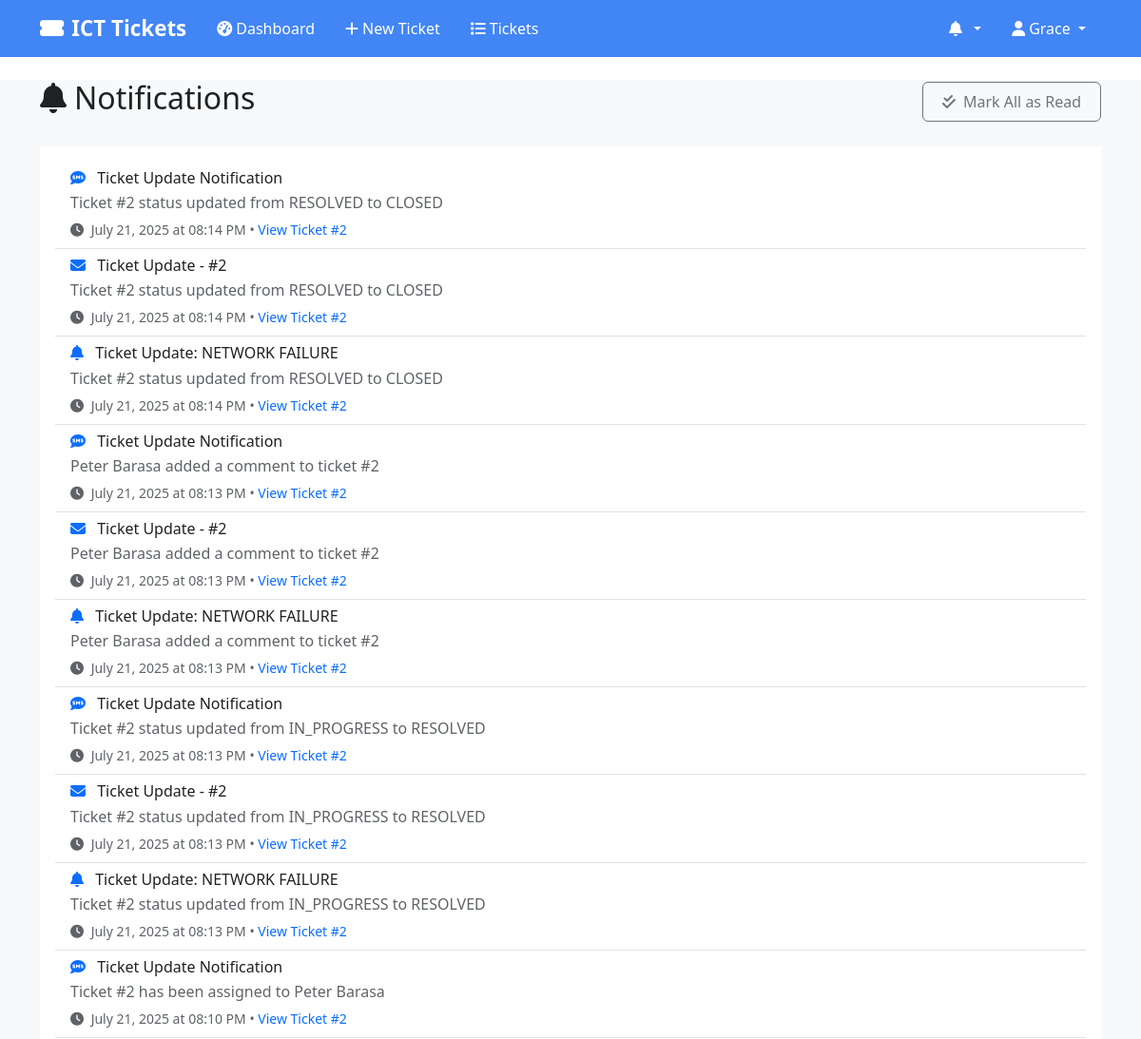
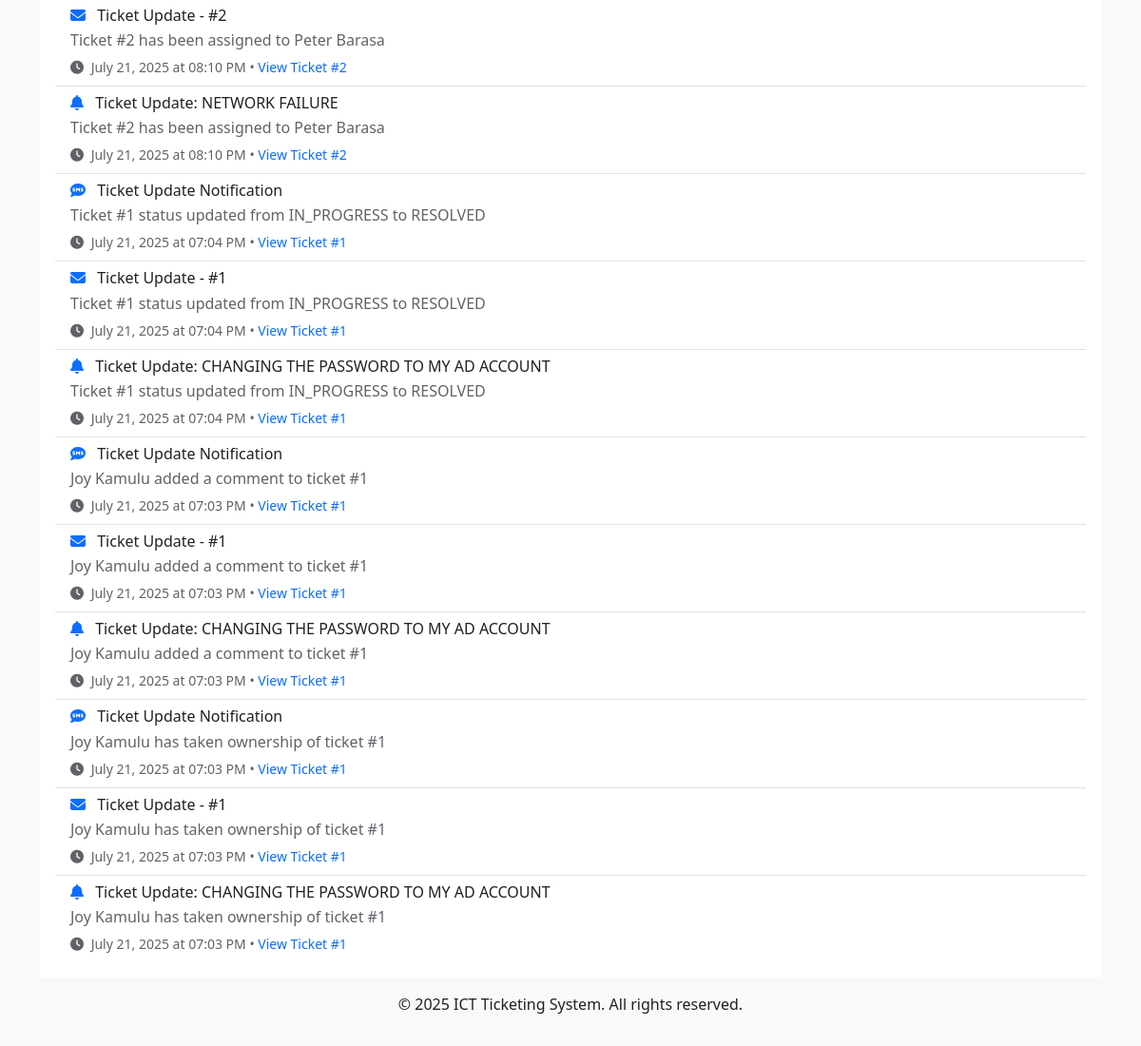
Page /notifications (signed in) on the committed database (2 pictures, top to bottom).
### models.py (models this page shows, shortened)
class User(UserMixin, db.Model):
    __tablename__ = 'users'
    id = db.Column(db.Integer, primary_key=True)
    username = db.Column(db.String(80), unique=True, nullable=False)
    email = db.Column(db.String(120), unique=True, nullable=False)
    phone = db.Column(db.String(20), nullable=True)
    password_hash = db.Column(db.String(256), nullable=False)
    first_name = db.Column(db.String(50), nullable=False)
    last_name = db.Column(db.String(50), nullable=False)
    role = db.Column(db.String(20), nullable=False)  # 'user', 'tech', 'admin'
    department_id = db.Column(db.Integer, db.ForeignKey('departments.id'), nullable=True)
    is_active = db.Column(db.Boolean, default=True)
    created_at = db.Column(db.DateTime, default=datetime.utcnow)
    updated_at = db.Column(db.DateTime, default=datetime.utcnow, onupdate=datetime.utcnow)
    department = db.relationship('Department', backref='users')
    created_tickets = db.relationship('Ticket', foreign_keys='Ticket.created_by_id', backref='creator')
    @property
    def full_name(self):
        return f"{self.first_name} {self.last_name}"

class Notification(db.Model):
    __tablename__ = 'notifications'
    id = db.Column(db.Integer, primary_key=True)
    user_id = db.Column(db.Integer, db.ForeignKey('users.id'), nullable=False)
    ticket_id = db.Column(db.Integer, db.ForeignKey('tickets.id'), nullable=True)
    title = db.Column(db.String(200), nullable=False)
    message = db.Column(db.Text, nullable=False)
    is_read = db.Column(db.Boolean, default=False)
    notification_type = db.Column(db.String(20), nullable=False)  # 'EMAIL', 'SMS', 'SYSTEM'
    sent_at = db.Column(db.DateTime, nullable=True)
    created_at = db.Column(db.DateTime, default=datetime.utcnow)
    user = db.relationship('User', backref='notifications')

### routes.py (the view)
@app.route('/notifications')
@login_required
def list_notifications():
    notifications = Notification.query.filter_by(user_id=current_user.id)\
        .order_by(Notification.created_at.desc()).all()
    return render_template('notifications.html', notifications=notifications)

### app.py (called while the page is built)
@login_manager.user_loader
def load_user(user_id):
    from models import User
    return User.query.get(int(user_id))

### templates/notifications.html (shortened to what this page needs)
{% extends "base.html" %}
{% block content %}
<div class="container">
    <div class="row">
        <div class="col-12">
            <div class="d-flex justify-content-between align-items-center mb-4">
                <h2><i class="fas fa-bell me-2"></i>Notifications</h2>
                <button class="btn btn-outline-secondary" onclick="markAllAsRead()">
                    <i class="fas fa-check-double me-2"></i>Mark All as Read
                </button>
            </div>
        </div>
    </div>
    <div class="row">
        <div class="col-12">
            <div class="card">
                <div class="card-body">
                    {% if notifications %}
                    <div class="list-group list-group-flush">
                        {% for notification in notifications %}
                        <div class="list-group-item {% if not notification.is_read %}list-group-item-light border-start border-primary border-3{% endif %}">
                            <div class="d-flex justify-content-between align-items-start">
                                <div class="flex-grow-1">
                                    <h6 class="mb-1 {% if not notification.is_read %}fw-bold{% endif %}">
                                        <i class="fas fa-{% if notification.notification_type == 'EMAIL' %}envelope{% elif notification.notification_type == 'SMS' %}sms{% else %}bell{% endif %} me-2 text-primary"></i>
                                        {{ notification.title }}
                                    </h6>
                                    <p class="mb-1 text-muted">{{ notification.message }}</p>
                                    <small class="text-muted">
                                        <i class="fas fa-clock me-1"></i>
                                        {{ notification.created_at.strftime('%B %d, %Y at %I:%M %p') }}
                                        {% if notification.ticket_id %}
                                        • <a href="{{ url_for('view_ticket', ticket_id=notification.ticket_id) }}" class="text-decoration-none">
                                            View Ticket #{{ notification.ticket_id }}
                                        </a>
                                        {% endif %}
                                    </small>
                                </div>
                            </div>
                        </div>
                        {% endfor %}
                    </div>
                    {% else %}
                    <div class="text-center py-5">
                        <i class="fas fa-bell-slash fs-1 text-muted mb-3"></i>
                        <h5 class="text-muted">No notifications</h5>
                        <p class="text-muted">You're all caught up! New notifications will appear here.</p>
                    </div>
                    {% endif %}
                </div>
            </div>
        </div>
    </div>
</div>
{% endblock %}

### templates/base.html (shortened to what this page needs)
<!DOCTYPE html>
<html lang="en">
<head>
    <link href="https://cdn.jsdelivr.net/npm/bootstrap@5.3.0/dist/css/bootstrap.min.css" rel="stylesheet">
    <link href="https://cdnjs.cloudflare.com/ajax/libs/font-awesome/6.4.0/css/all.min.css" rel="stylesheet">
    <link href="{{ url_for('static', filename='css/style.css') }}" rel="stylesheet">
</head>
<body>
    <nav class="navbar navbar-expand-lg shadow-sm" style="background-color: #4285f4 !important;">
        <div class="container" style="background-color: #4285f4;">
            <a class="navbar-brand" href="{{ url_for('dashboard' if current_user.is_authenticated else 'index') }}" style="color: #ffffff !important; font-weight: 600;">
                <i class="fas fa-ticket-alt me-2"></i>ICT Tickets
            </a>
            {% if current_user.is_authenticated %}
            <div class="collapse navbar-collapse" id="navbarNav">
                <ul class="navbar-nav me-auto">
                    <li class="nav-item">
                        <a class="nav-link" href="{{ url_for('dashboard') }}" style="color: #ffffff !important; font-weight: 500;">
                            <i class="fas fa-tachometer-alt me-1"></i>Dashboard
                        </a>
                    </li>
                    {% if current_user.role in ['user', 'admin'] %}
                    <li class="nav-item">
                        <a class="nav-link" href="{{ url_for('create_ticket') }}" style="color: #ffffff !important; font-weight: 500;">
                            <i class="fas fa-plus me-1"></i>New Ticket
                        </a>
                    </li>
                    {% endif %}
                    <li class="nav-item">
                        <a class="nav-link" href="{{ url_for('list_tickets') }}" style="color: #ffffff !important; font-weight: 500;">
                            <i class="fas fa-list me-1"></i>Tickets
                        </a>
                    </li>
                </ul>
                <ul class="navbar-nav">
                    <li class="nav-item dropdown">
                        <a class="nav-link dropdown-toggle" href="#" role="button" data-bs-toggle="dropdown" style="color: #ffffff !important; font-weight: 500;">
                            <i class="fas fa-bell me-1"></i>
                            {% set unread_count = 0 %}
                            {% if current_user.notifications is defined and current_user.notifications %}
                                {% set unread_count = current_user.notifications|selectattr('is_read', 'equalto', False)|list|length %}
                            {% endif %}
                        </a>
                            {% set recent_notifications = [] %}
                            {% if current_user.notifications is defined and current_user.notifications %}
                                {% set recent_notifications = current_user.notifications[:5] %}
                            {% endif %}
                    </li>
                    <li class="nav-item dropdown">
                        <a class="nav-link dropdown-toggle" href="#" role="button" data-bs-toggle="dropdown" style="color: #ffffff !important; font-weight: 500;">
                            <i class="fas fa-user me-1"></i>{{ current_user.first_name }}
                        </a>
                    </li>
                </ul>
            </div>
            {% endif %}
        </div>
    </nav>
    <main class="container-fluid mt-4">
        {% block content %}{% endblock %}
    </main>
    <footer class="bg-light text-center text-muted py-3 mt-5">
        <div class="container">
            <p>&copy; 2025 ICT Ticketing System. All rights reserved.</p>
        </div>
    </footer>
</body>
</html>

### static/css/style.css (style rules this page uses)
:root { --primary-color: #0d6efd; --secondary-color: #6c757d; --success-color: #198754; --info-color: #0dcaf0; --warning-color: #ffc107; --danger-color: #dc3545; --light-color: #f8f9fa; --dark-color: #212529; }
body { font-family: 'Segoe UI', Tahoma, Geneva, Verdana, sans-serif; background-color: #ffffff; color: #212529; }
.container, .container-fluid { background-color: #f8f9fa !important; color: #202124 !important; }
.card { background-color: #ffffff !important; color: #202124 !important; border: 1px solid #dadce0; }
.card-body { background-color: #ffffff !important; color: #202124 !important; }
h1, h2, h3, h4, h5, h6 { color: #202124 !important; }
p, span, div { color: #202124 !important; }
.text-muted { color: #5f6368 !important; }
.card { background-color: #ffffff !important; color: #202124; }
.card-body { background-color: #ffffff !important; }
.card { border: 1px solid #e8eaed; border-radius: 8px; box-shadow: 0 1px 2px 0 rgba(60,64,67,.3), 0 1px 3px 1px rgba(60,64,67,.15); }
.navbar { background-color: #4285f4 !important; box-shadow: none !important; }
.navbar .container { background-color: #4285f4 !important; }
footer.bg-light { background-color: #f8f9fa !important; border: none !important; box-shadow: none !important; margin-top: 0 !important; padding-top: 1rem !important; padding-bottom: 1rem !important; }
footer.bg-light .container { background-color: transparent !important; border: none !important; box-shadow: none !important; }
body, html { background-color: #ffffff !important; }
.container, .container-fluid { background-color: #f8f9fa !important; }
.card { box-shadow: none !important; border: none !important; }
.navbar .navbar-brand { color: #ffffff !important; font-weight: 600; }
.navbar .nav-link { color: #ffffff !important; font-weight: 500; padding: 8px 16px !important; }
.navbar-brand { font-weight: 600; font-size: 1.4rem; }
.navbar-nav .nav-link { font-weight: 500; transition: all 0.3s ease; }
.card { border: none; border-radius: 8px; box-shadow: 0 2px 10px rgba(0, 0, 0, 0.08); transition: all 0.3s ease; }
.btn { border-radius: 6px; font-weight: 500; padding: 8px 20px; transition: all 0.3s ease; }

### templates/base.html (style rules this page uses)
nav.navbar { background-color: #4285f4 !important; }
nav.navbar .navbar-brand, nav.navbar .nav-link, nav.navbar .dropdown-toggle { color: #ffffff !important; font-weight: 600; }

### rows in the picture
User: first_name "Grace"
Notification: title "Ticket Update Notification", message "Ticket #2 status updated from RESOLVED to CLOSED", created_at "July 21, 2025 at 08:14 PM", ticket_id "2"
Notification: title "Ticket Update - #2", message "Ticket #2 status updated from RESOLVED to CLOSED", created_at "July 21, 2025 at 08:14 PM", ticket_id "2"
Notification: title "Ticket Update: NETWORK FAILURE", message "Ticket #2 status updated from RESOLVED to CLOSED", created_at "July 21, 2025 at 08:14 PM", ticket_id "2"
Notification: title "Ticket Update Notification", message "Peter Barasa added a comment to ticket #2", created_at "July 21, 2025 at 08:13 PM", ticket_id "2"
Notification: title "Ticket Update - #2", message "Peter Barasa added a comment to ticket #2", created_at "July 21, 2025 at 08:13 PM", ticket_id "2"
Notification: title "Ticket Update: NETWORK FAILURE", message "Peter Barasa added a comment to ticket #2", created_at "July 21, 2025 at 08:13 PM", ticket_id "2"
Notification: title "Ticket Update Notification", message "Ticket #2 status updated from IN_PROGRESS to RESOLVED", created_at "July 21, 2025 at 08:13 PM", ticket_id "2"
Notification: title "Ticket Update - #2", message "Ticket #2 status updated from IN_PROGRESS to RESOLVED", created_at "July 21, 2025 at 08:13 PM", ticket_id "2"
Notification: title "Ticket Update: NETWORK FAILURE", message "Ticket #2 status updated from IN_PROGRESS to RESOLVED", created_at "July 21, 2025 at 08:13 PM", ticket_id "2"
Notification: title "Ticket Update Notification", message "Ticket #2 has been assigned to Peter Barasa", created_at "July 21, 2025 at 08:10 PM", ticket_id "2"
Notification: title "Ticket Update - #2", message "Ticket #2 has been assigned to Peter Barasa", created_at "July 21, 2025 at 08:10 PM", ticket_id "2"
Notification: title "Ticket Update: NETWORK FAILURE", message "Ticket #2 has been assigned to Peter Barasa", created_at "July 21, 2025 at 08:10 PM", ticket_id "2"
Notification: title "Ticket Update Notification", message "Ticket #1 status updated from IN_PROGRESS to RESOLVED", created_at "July 21, 2025 at 07:04 PM", ticket_id "1"
Notification: title "Ticket Update - #1", message "Ticket #1 status updated from IN_PROGRESS to RESOLVED", created_at "July 21, 2025 at 07:04 PM", ticket_id "1"
Notification: title "Ticket Update: CHANGING THE PASSWORD TO MY AD ACCOUNT", message "Ticket #1 status updated from IN_PROGRESS to RESOLVED", created_at "July 21, 2025 at 07:04 PM", ticket_id "1"
Notification: title "Ticket Update Notification", message "Joy Kamulu added a comment to ticket #1", created_at "July 21, 2025 at 07:03 PM", ticket_id "1"
Notification: title "Ticket Update - #1", message "Joy Kamulu added a comment to ticket #1", created_at "July 21, 2025 at 07:03 PM", ticket_id "1"
Notification: title "Ticket Update: CHANGING THE PASSWORD TO MY AD ACCOUNT", message "Joy Kamulu added a comment to ticket #1", created_at "July 21, 2025 at 07:03 PM", ticket_id "1"
Notification: title "Ticket Update Notification", message "Joy Kamulu has taken ownership of ticket #1", created_at "July 21, 2025 at 07:03 PM", ticket_id "1"
Notification: title "Ticket Update - #1", message "Joy Kamulu has taken ownership of ticket #1", created_at "July 21, 2025 at 07:03 PM", ticket_id "1"
Notification: title "Ticket Update: CHANGING THE PASSWORD TO MY AD ACCOUNT", message "Joy Kamulu has taken ownership of ticket #1", created_at "July 21, 2025 at 07:03 PM", ticket_id "1"
